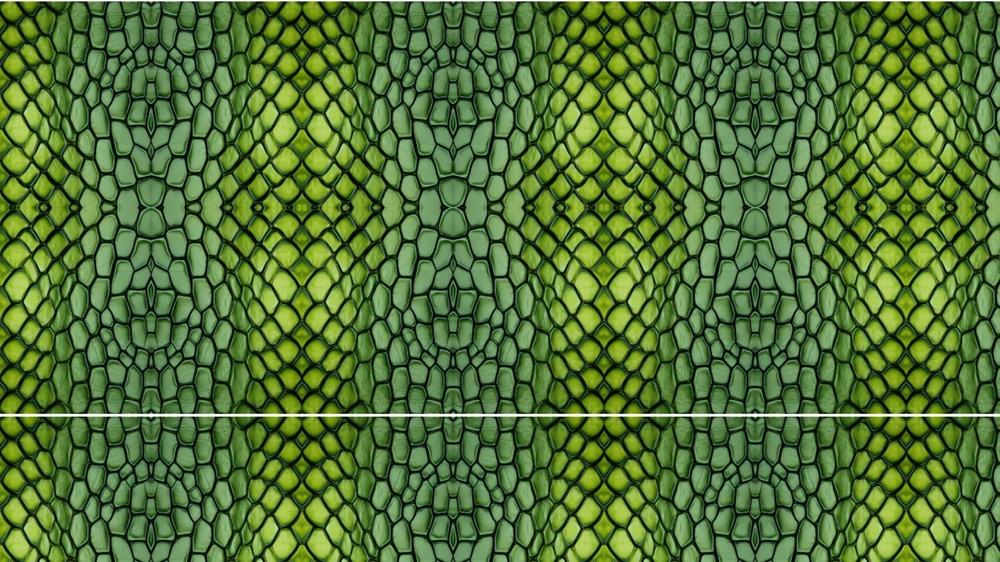
#> input picture snakeskin_uniform.jpg, 1000 x 562 px, shrunk from 1920 x 1080 before the run
$ python test_voronoi2.py
#> lines starting #> are read from the running program, lines starting #| are printed output that depends on the picture; after the words box and inside, x2 and y2 are one past the last pixel; in counts of white or black regions, pixels touching at a corner belong together
import cv2
import json
import numpy as np
from scipy.spatial import Voronoi

img = cv2.imread('snakeskin_uniform.jpg')
#> img is the input picture: shape (562, 1000, 3); mean B, G, R 53.3, 115, 82.7
b, g, r = cv2.split(img)
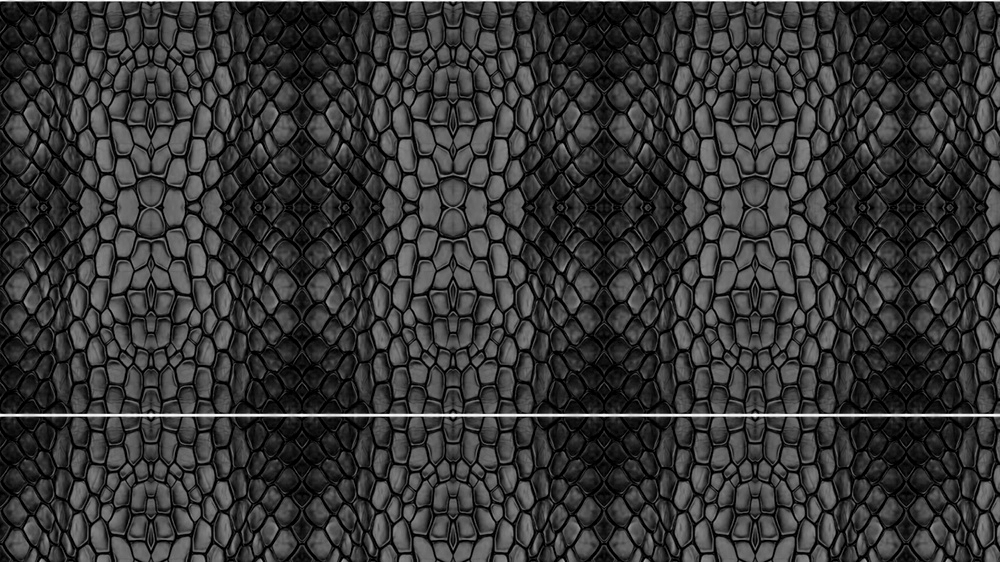
#> b: shape (562, 1000); min 0, max 255, mean 53.3
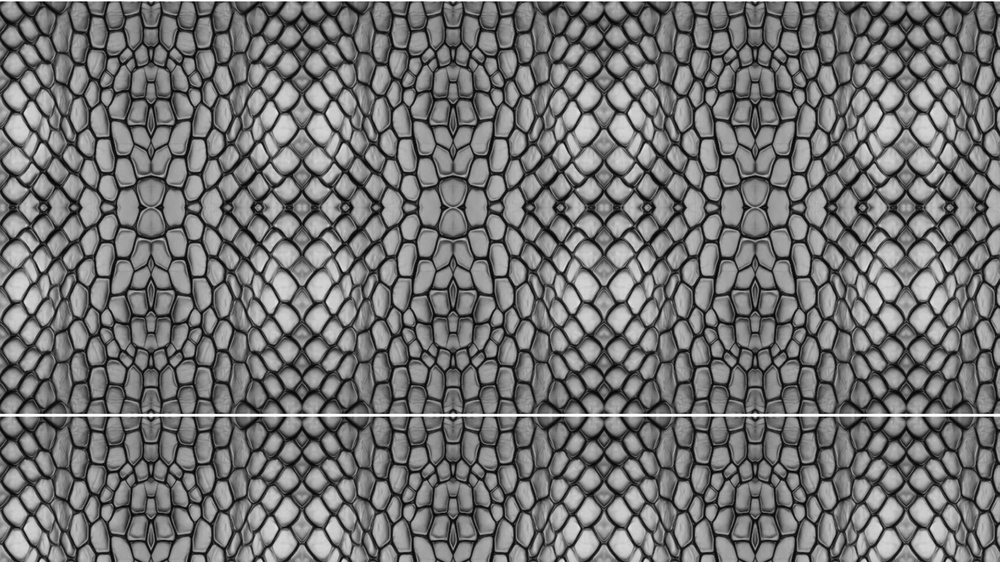
#> g: shape (562, 1000); min 2, max 255, mean 115
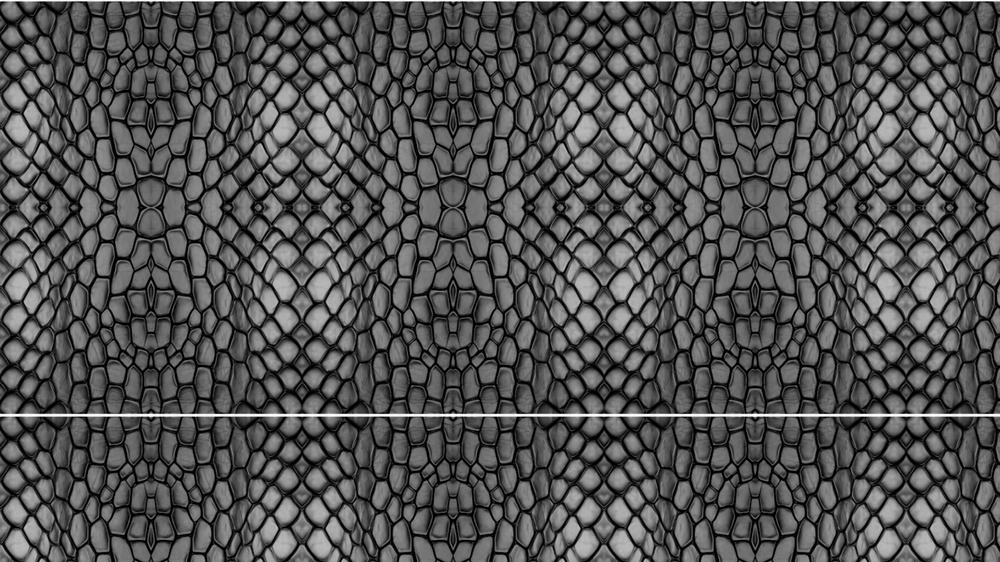
#> r: shape (562, 1000); min 0, max 255, mean 82.7

thresh = cv2.adaptiveThreshold(g, 255, cv2.ADAPTIVE_THRESH_GAUSSIAN_C, cv2.THRESH_BINARY, 41, 2)
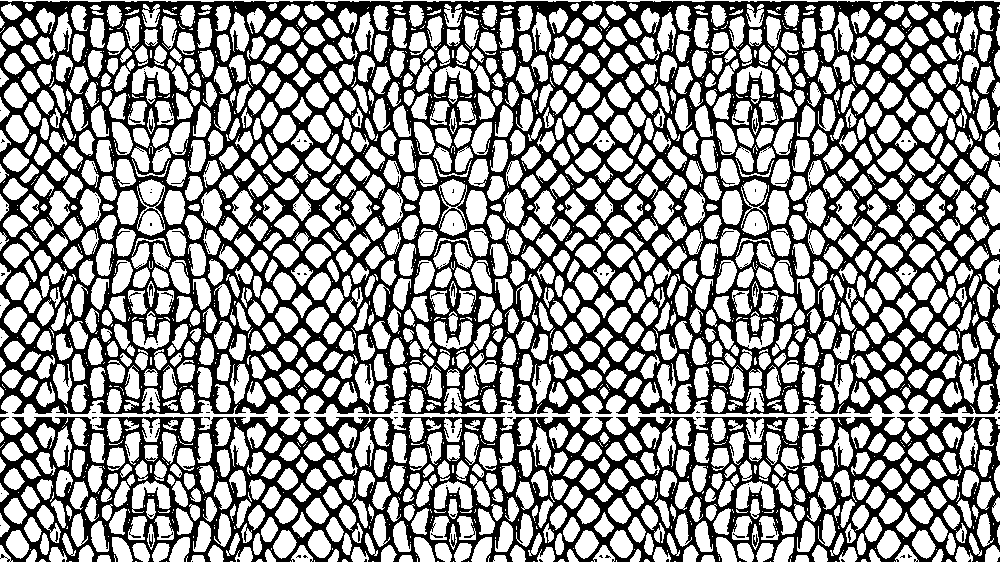
#> thresh: shape (562, 1000); 59% white; 166 black regions (148 under 20 px), largest, box (x1, y1, x2, y2) and area: (0, 1, 1000, 414) 169522, (0, 417, 1000, 562) 59997, (753, 534, 758, 547) 37
kernel = np.ones((3,3), np.uint8)
opened = cv2.morphologyEx(thresh, cv2.MORPH_OPEN, kernel, iterations=1)
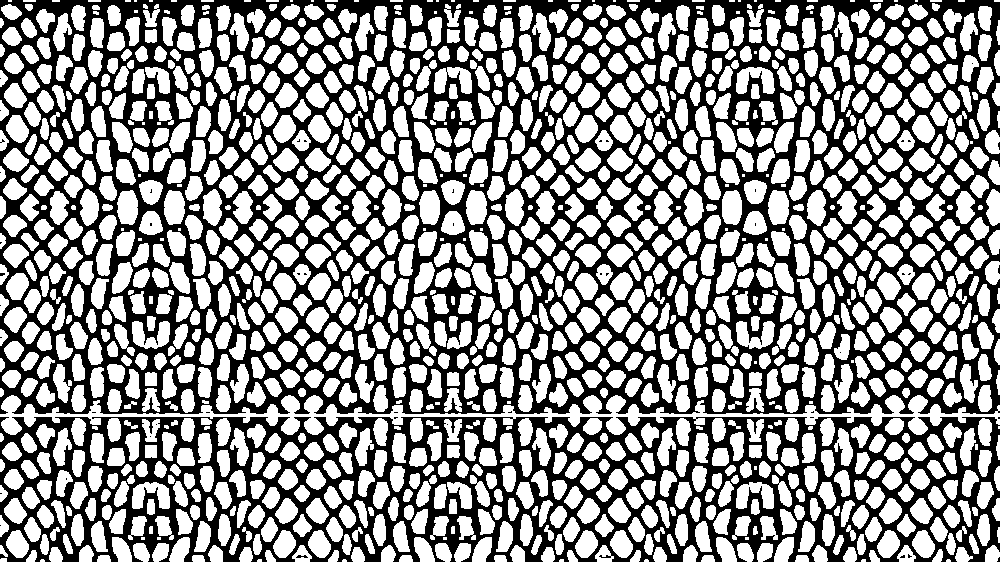
#> opened: shape (562, 1000); 55.7% white; 50 black regions (47 under 20 px)
contours, hierarchy = cv2.findContours(opened, cv2.RETR_EXTERNAL, cv2.CHAIN_APPROX_SIMPLE)
#> contours = 1396 contours, 147 with area under 20; largest, box (x1, y1, x2, y2) and area: (0, 395, 1000, 435) 7588, (736, 67, 775, 94) 586, (736, 321, 775, 349) 584, (132, 321, 170, 349) 582, (132, 482, 170, 509) 575

centers = []
height, width = g.shape
#> height = 562; width = 1000

for cnt in contours:
    area = cv2.contourArea(cnt)
    if area > 50 and area < (width * height * 0.05):
        M = cv2.moments(cnt)
        if M["m00"] != 0:
            cx = M["m10"] / M["m00"]
            cy = M["m01"] / M["m00"]
            centers.append([float(cx)/width, float(cy)/height])
#> this loop made 1396 passes
#> (area, cx, cy) on passes 9 to 20: (70, 801.7, 558.1), (67.5, 707.7, 558.2), (66, 499.8, 558.1), (68.5, 405.6, 558.2), (67, 197.8, 558.1), (69, 103.6, 558.2), (72, 873.3, 556.3), (72.5, 636, 556.3), (72.5, 571.2, 556.2), (72.5, 334, 556.3), (72.5, 269.2, 556.2), (72.5, 31.85, 556.3)
#> area on passes 39, 104: 36.5, 233
#> after the loop, centers = 1152 pairs, first value 0.00222 to 0.997, second value 0.0205 to 0.993

# Add dummy points far outside the image to bound the Voronoi cells on the edges
centers.extend([
    [-1, -1], [2, -1], [-1, 2], [2, 2],
    [0.5, -1], [0.5, 2], [-1, 0.5], [2, 0.5]
])

centers_np = np.array(centers)
#> centers_np = 1160 pairs, first value -1 to 2, second value -1 to 2
vor = Voronoi(centers_np)

valid_scales = []

for point_idx, region_idx in enumerate(vor.point_region):
    # Ignore the dummy boundary points
    if point_idx >= len(centers) - 8:
        continue

    region = vor.regions[region_idx]
    if not region or -1 in region:
        continue

    polygon = [vor.vertices[i] for i in region]

    points = [{"x": float(p[0]), "y": float(p[1])} for p in polygon]

    valid_scales.append({
        "center": {"x": float(centers[point_idx][0]), "y": float(centers[point_idx][1])},
        "points": points
    })
#> this loop made 1160 passes
#> (region_idx, region) on passes 1 to 3: (122, [473, 466, 465, 339, 340, 84, 85, 289, 471]), (440, [1250, 564, 42, 84, 340, 338, 561, 1248]), (704, [1720, 186, 29, 28, 64, 347, 582, 1718])
#> after the loop, valid_scales = 1152 items

print(f"Generated {len(valid_scales)} Voronoi cells")
#| Generated 1152 Voronoi cells
with open('scales_v7.json', 'w') as f:
    json.dump(valid_scales, f)

$ run again, with snakeskin.jpg copied over snakeskin_uniform.jpg
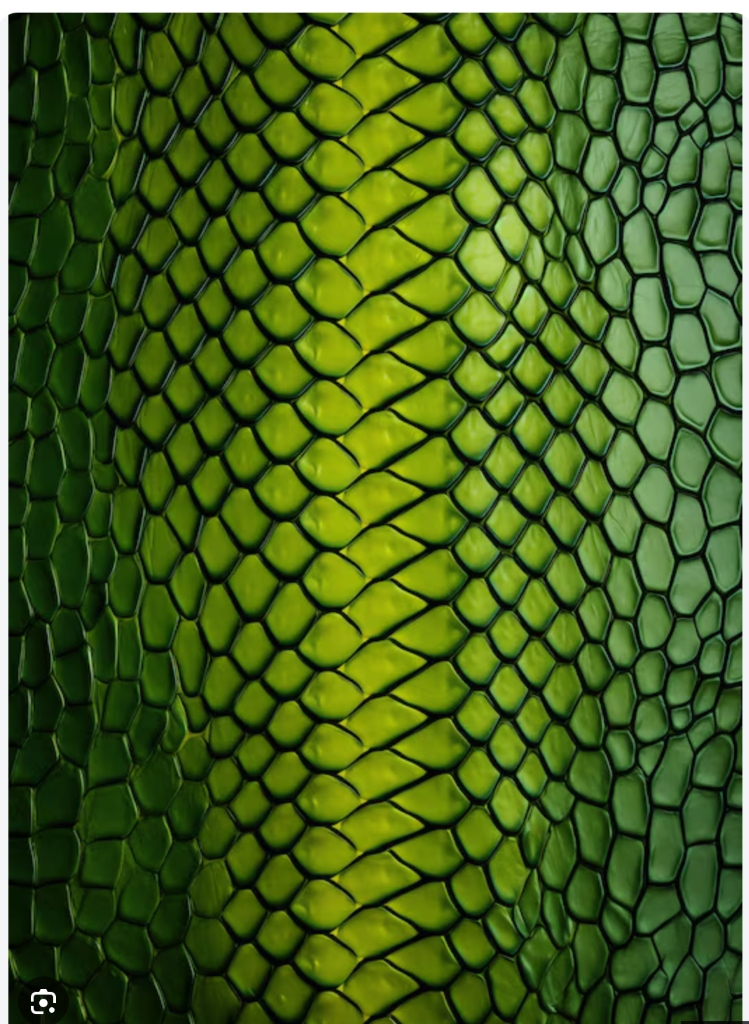
#> input picture snakeskin.jpg, 749 x 1024 px
#> img is the input picture: shape (1024, 749, 3); mean B, G, R 29, 96.6, 69.9
#> `thresh = cv2.adaptiveThreshold(g, 255, cv2.ADAPTIVE_THRESH_GAUSSIAN_C,..`:
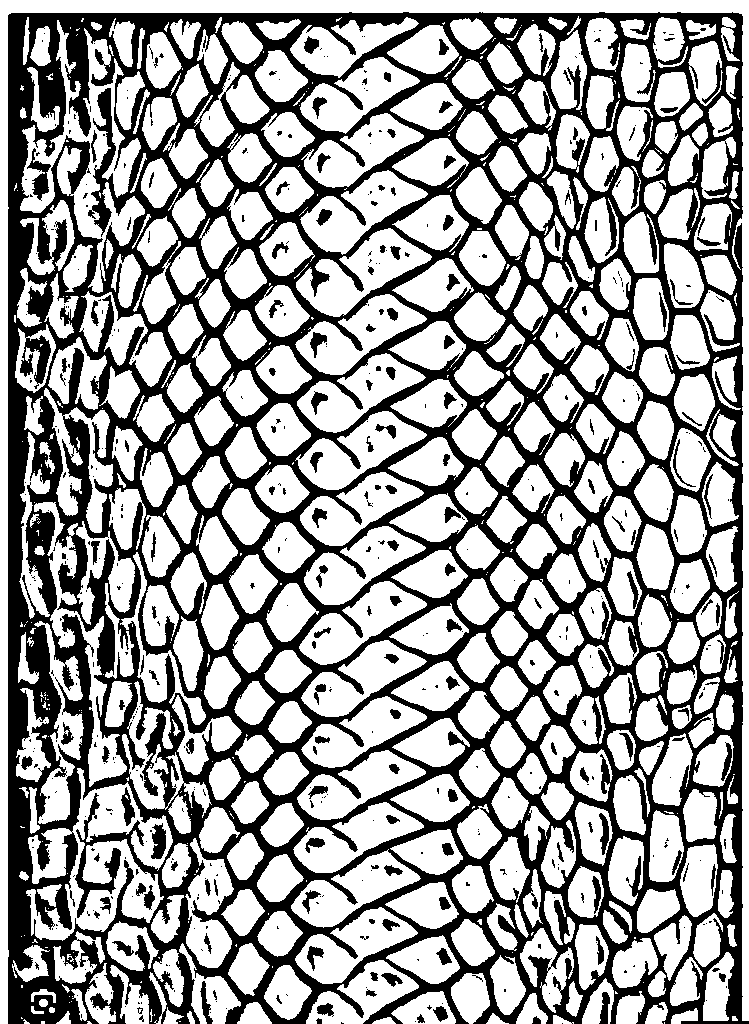
#> thresh: shape (1024, 749); 63.1% white; 534 black regions (367 under 20 px), largest, box (x1, y1, x2, y2) and area: (8, 12, 749, 1024) 268063, (27, 148, 51, 201) 484, (151, 823, 166, 859) 382
#> `opened = cv2.morphologyEx(thresh, cv2.MORPH_OPEN, kernel, iterations=1)`:
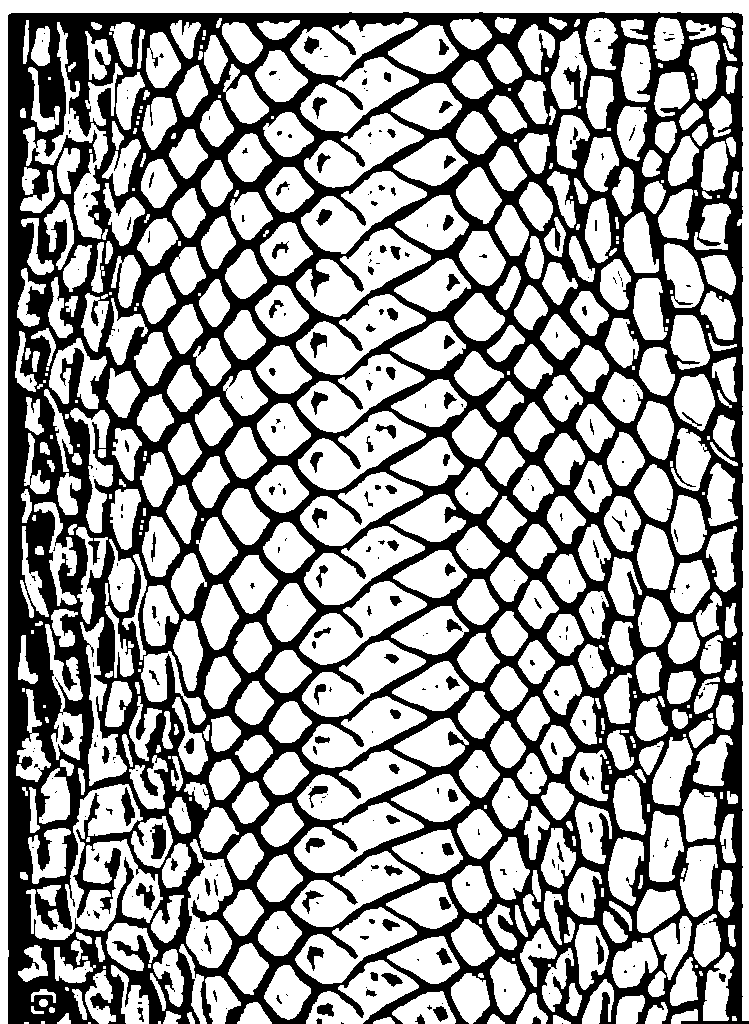
#> opened: shape (1024, 749); 61.6% white; 327 black regions (203 under 20 px)
#> contours = 542 contours, 119 with area under 20; largest, box (x1, y1, x2, y2) and area: (0, 0, 749, 1024) 21896, (26, 784, 163, 940) 7392, (296, 228, 431, 317) 4992, (301, 171, 427, 254) 4671, (296, 294, 426, 375) 4663
#> the loop `for cnt in contours:` made 542 passes
#> (area, cx, cy) on passes 5, 7, 8, 9, 11, 12, 15, 16: (82.5, 384.5, 1020.8), (81.5, 559.1, 1020), (91, 494.4, 1019.6), (68.5, 64.73, 1019.5), (130.5, 170.9, 1017.7), (223.5, 684.8, 1016.6), (293.5, 656.4, 1014.5), (446, 253.7, 1014.7)
#> after the loop `for cnt in contours:`: centers = 391 pairs, first value 0.0315 to 0.98, second value 0.0225 to 0.997
#> centers_np = 399 pairs, first value -1 to 2, second value -1 to 2
#> the loop `for point_idx, region_idx in enumerate(vor.point_region):` made 399 passes
#> (region_idx, region) on passes 1 to 3: (227, [552, 205, 26, 27, 196, 307, 550]), (78, [240, 41, 35, 66, 64, 121, 120, 239]), (116, [310, 197, 196, 27, 35, 41, 308])
#> after the loop `for point_idx, region_idx in enumerate(vor.point_region):`: valid_scales = 391 items
#| Generated 391 Voronoi cells
